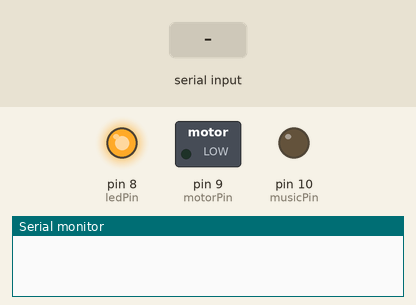
Recording of a sketch running on a simulated Arduino Uno, built with avr-gcc and run on an emulated ATmega328P. Shown: switched loads named in the sketch (green lamp = pin HIGH), output pins drawn as LEDs (lit = HIGH), the last lines printed to the serial monitor. The test bench sets the inputs (shaded band).

Above: at 1.2 s.
1.3 s: "30,150\n" received over the second serial link
At 1.9 s:
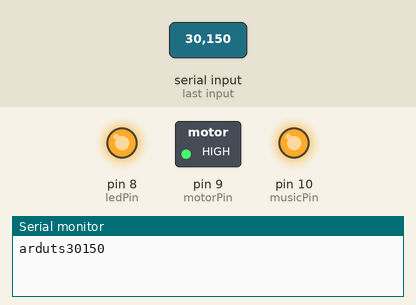
2.8 s: "90,45\n" received over Serial
4.3 s: "5\n" received over the second serial link
At 5.3 s:
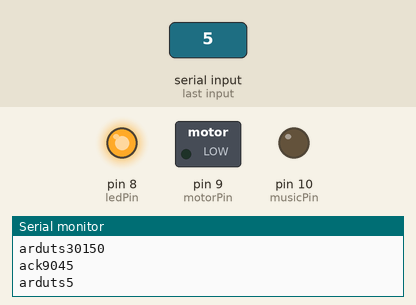
5.8 s: "90,45\n" received over the second serial link
At 6.5 s:
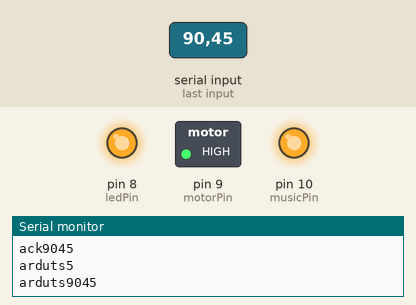
Timing chart, 0 to 8.3 s (numbered marks = the images above; inputs shaded):
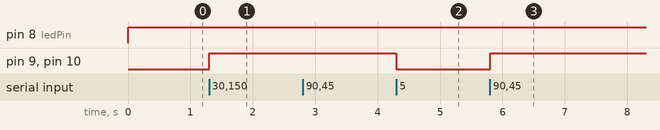

The sketch:

PlayGymToys.ino
```cpp
/*
University of Delaware Senior Design Team F
Andrew Sieben, Kaitlyn Turek, Kristi Jackson, Amanda Morrison, Jie Ma
Last Updated: 12/9/2014 By Andrew Sieben
Baby cuff reads data from accelerometer and determines level of
movement then communicates the level of movement to the arduino
uno controlling the play gym toys
*/

// We'll use SoftwareSerial to communicate with the XBee:
#include <SoftwareSerial.h>
// XBee's DOUT (TX) is connected to pin 2 (Arduino's Software RX)
// XBee's DIN (RX) is connected to pin 3 (Arduino's Software TX)
SoftwareSerial XBee(2, 3); // RX, TX
const int motorPin = 9;  //Pin 9 controls the butterfly mobile
const int musicPin = 10;  //Pin 10 controls the music
const int ledPin = 8;  //Pin 8 controls the LEDs in the giraff
double noMoveCount = 0; //Total count of no movements recorded
double lowMoveCount = 0; //Total count of low movements recorded
double highMoveCount = 0;  //Total count of high movemnets recorded
double totalDataCount = 0;  //Total count of data points recorded
double noMoveAvg = 0;  //Avg of no movements through single session
double lowMoveAvg = 0;  //Avg of low movements through single session
double highMoveAvg = 0; //Avg of high movements through single session
String input = ""; //Input string to store the character bytes received so far.
String prefix = String("arduts"); //Unique prefix which is used by computer to identify the arduino.
int threshold = 9999; //Threshold at which the device currently spins and turns on. Device should never activate until learning phase, and so starting threshold is very high.
String ack = String("ack");

void setup()
{
  //Set music, motor, and led pins to outputs
  //Set both the XBee and serial ports at 9600 baud
  pinMode(musicPin, OUTPUT);
  pinMode(motorPin, OUTPUT);
  pinMode(ledPin, OUTPUT);
  XBee.begin(9600);
  Serial.begin(9600);
}

void loop()
{
  analogWrite(ledPin, 130); // always have leds turned on

  // If data comes in from XBee, send it out to serial monitor
  while (XBee.available() > 0) {
    int inchar = XBee.read();
    if (isDigit(inchar)) {
      input += (char)inchar; //Read in the bytes of the number sent
    }
    if (inchar == '\n') { //Find the null terminator
      int inint = input.toInt();
      Serial.println(prefix + input); //Send across the data with the unique prefix
      //Now must determine if the received value goes over the threshold.
      if (inint >= threshold) {
        analogWrite(motorPin, 255); //turns the motor on to maximum speed
        digitalWrite(musicPin, HIGH); //turns the music on
      }
      else {
        analogWrite(motorPin, 0); //turns the motor off
        digitalWrite(musicPin, LOW); //turns the music off
      }
      input = ""; //Reset input String
    }
  }


  while (Serial.available() > 0) {
    int inchar = Serial.read();
    if (isDigit(inchar) && inchar != '\n') {
      input += (char)inchar; //Read in the bytes of the number sent
    }
    if (inchar == '\n') { //Find the null terminator
      threshold = input.toInt();
      Serial.println(ack + input + '\n'); //Send across the data with the unique ack prefix
      input = ""; //Reset input String
    }
  }


}
```

Measured:
- after the input at 1.3 s, pin 9 (motorPin), pin 10 (musicPin): LOW → HIGH at once
- after the input at 4.3 s, pin 9 (motorPin), pin 10 (musicPin): HIGH → LOW at once
- after the input at 5.8 s, pin 9 (motorPin), pin 10 (musicPin): LOW → HIGH at once
